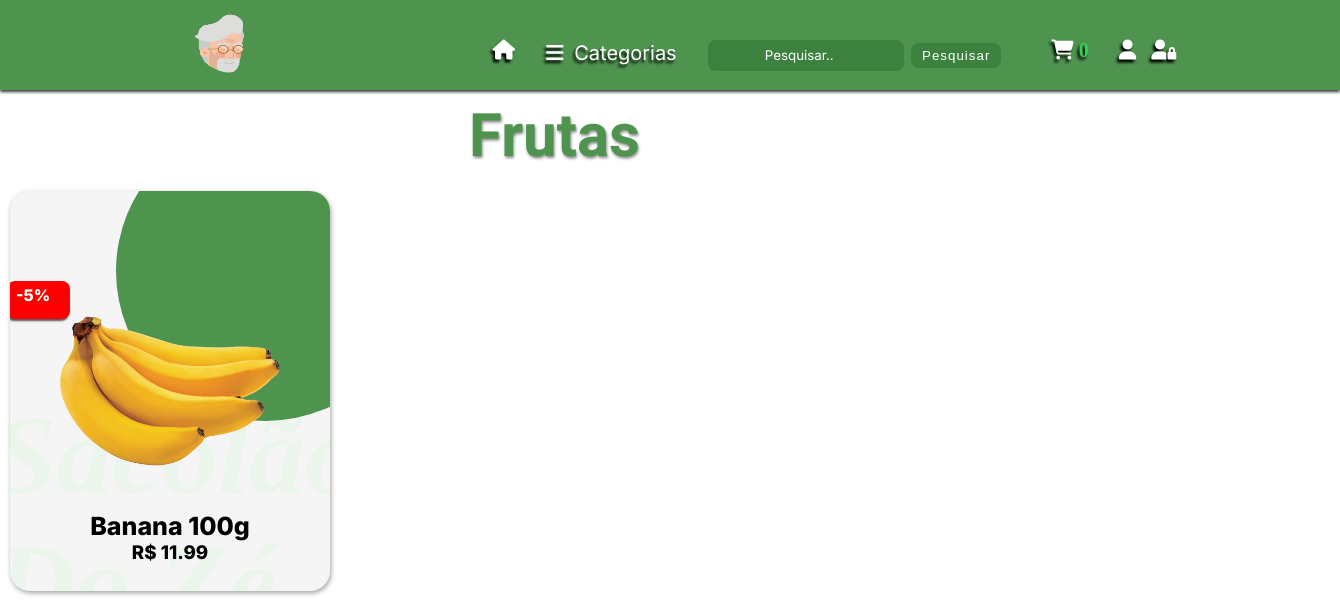
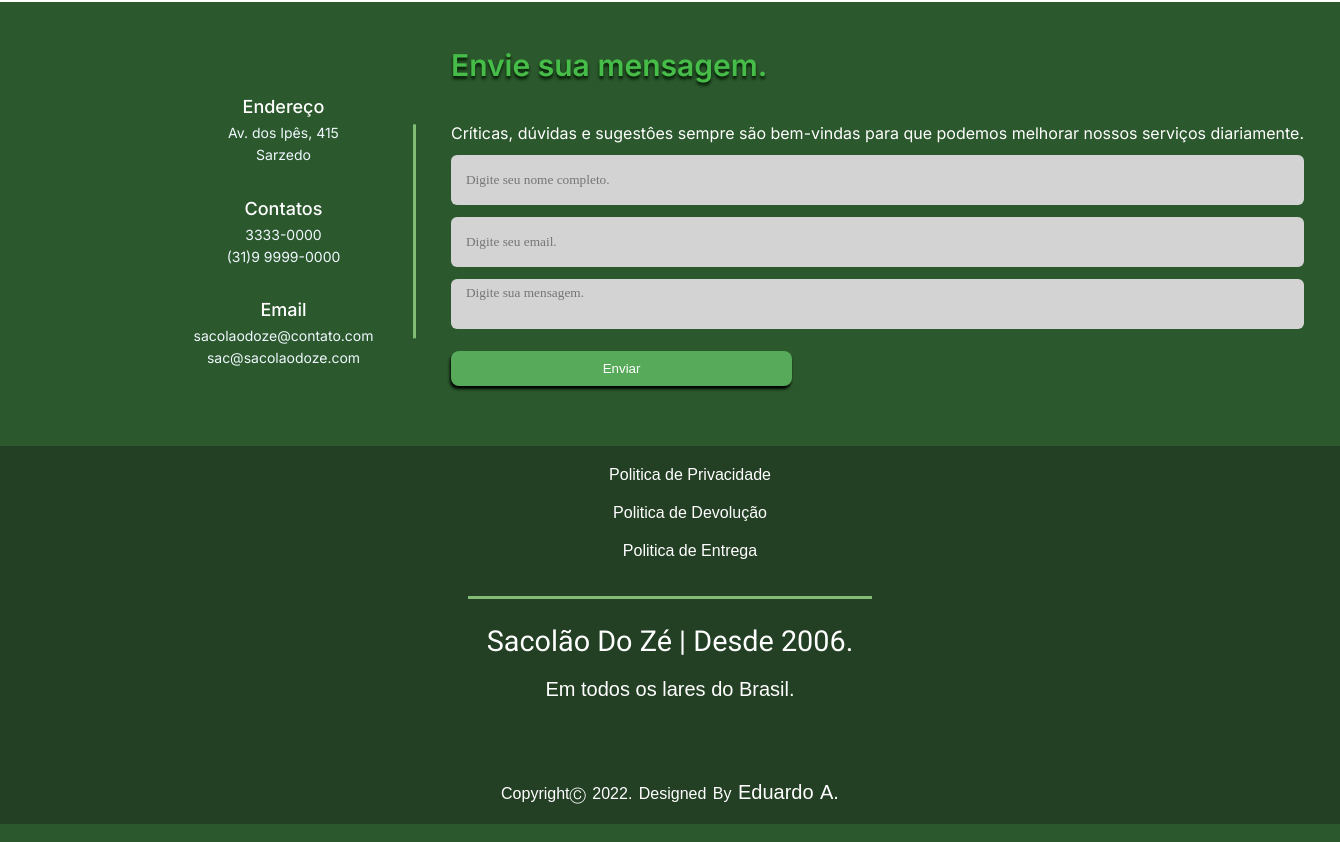
Page /categories/1 on the earlier database version (2 pictures, top to bottom).
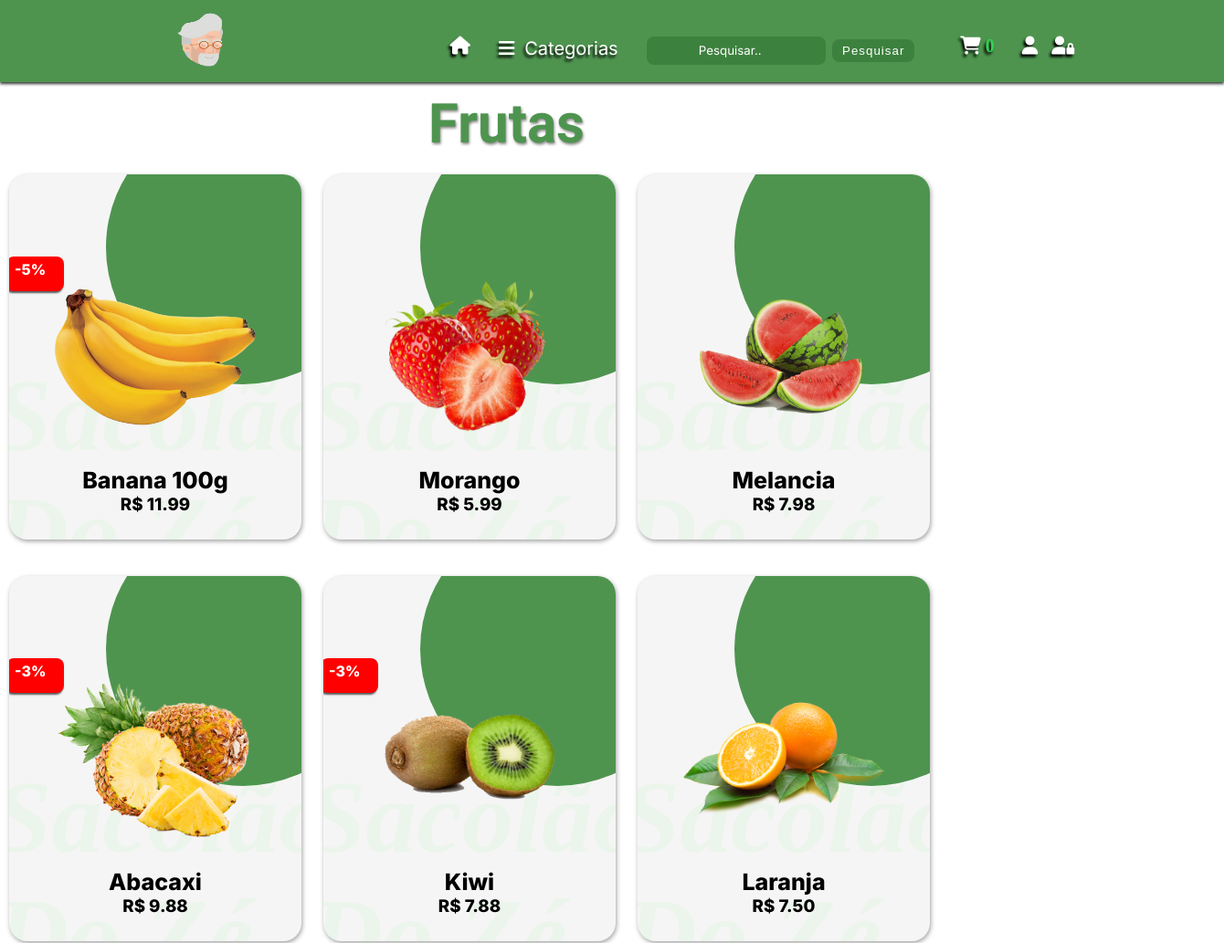
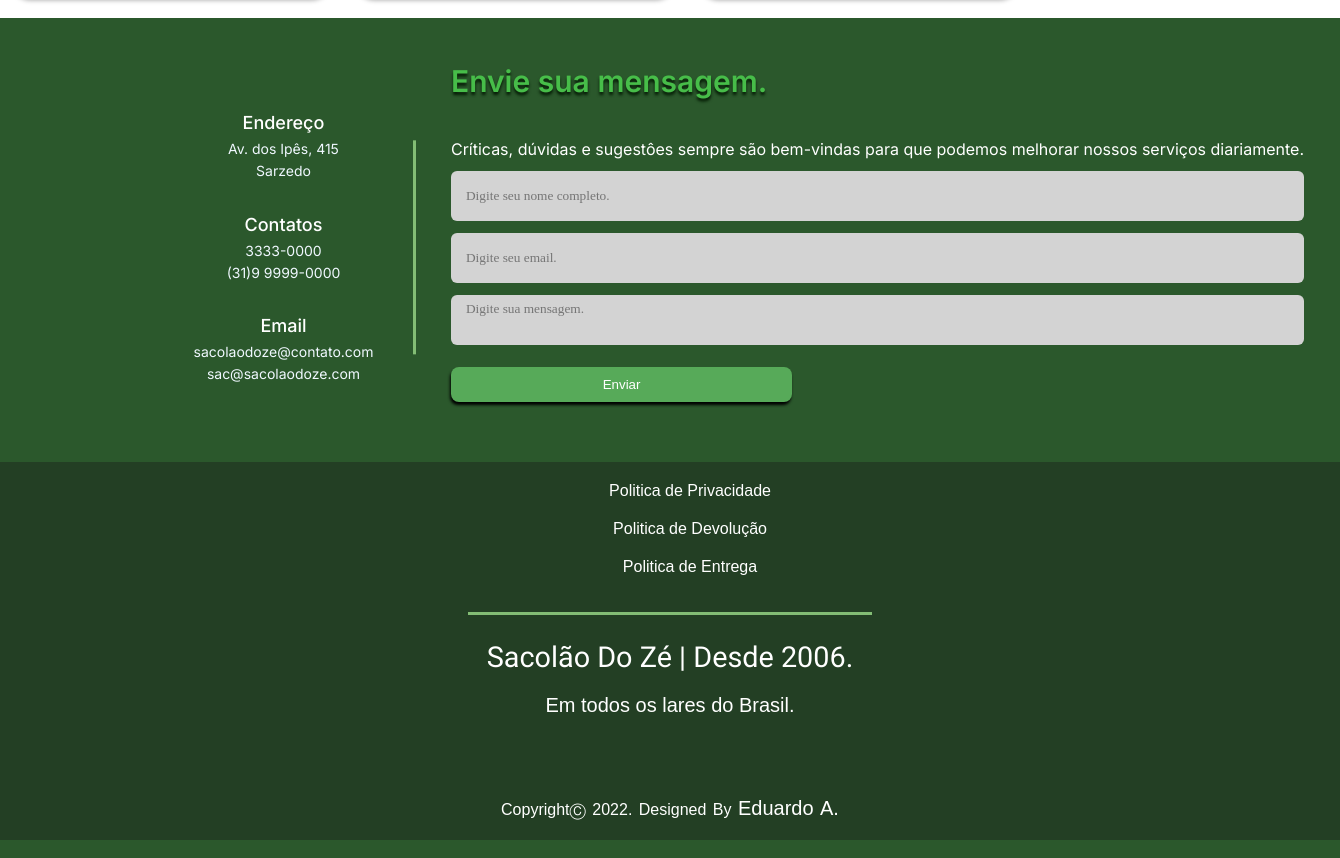
Same page on the later database version (2 pictures, top to bottom).
### shop/produtos/models.py (models this page shows, shortened)
class Category(db.Model):
    id= db.Column(db.Integer, primary_key=True)
    name= db.Column(db.String(30), nullable=False, unique=True)

class AddProduct(db.Model):
    __searchable__= ['name','desc']
    id= db.Column(db.Integer, primary_key=True)
    name= db.Column(db.String(80), nullable=False)
    price= db.Column(db.Numeric(10,2), nullable=False)
    discount= db.Column(db.Integer, default=0)
    stock= db.Column(db.Integer, nullable=False)
    desc= db.Column(db.Text, nullable=False)
    pub_date= db.Column(db.DateTime, nullable=False, default=datetime.utcnow)
    category_id= db.Column(db.Integer, db.ForeignKey('category.id'), nullable=False)
    category= db.relationship('Category', backref=db.backref('categories', lazy=True))
    image_1= db.Column(db.String(150),nullable=False, default='image.jpg')
    image_2= db.Column(db.String(150),nullable=False, default='image.jpg')
    image_3= db.Column(db.String(150),nullable=False, default='image.jpg')

### shop/produtos/routes.py (the view)
@app.route('/categories/<int:id>')
def get_category(id):
    page= request.args.get('page', 1, type=int)
    get_cat= Category.query.filter_by(id=id).first_or_404()
    get_cat_prod= AddProduct.query.filter_by(category=get_cat).paginate(page=page, per_page= 6)
    return render_template('produtos/categorias.html', get_cat_prod=get_cat_prod, categories=categories(),  get_cat=get_cat)

### shop/produtos/routes.py (called while the page is built)
def categories():
    categories= Category.query.join(AddProduct, (Category.id==AddProduct.category_id)).all()
    return categories

### shop/templates/produtos/categorias.html (shortened to what this page needs)
{% block content %}
<link rel="stylesheet" href="{{url_for('static', filename='css/categoria.css')}}">
<nav class="navbar">
    <div class="logo">
        <a href="/" >
            <img src="{{url_for('static', filename='img/logo2.png')}}">
        </a>
    </div>
    <ul class="nav-list">
        <li><a href="/" title="Ínicio">
            <i class="fa-solid fa-house" style="margin-right: 15px;"></i>
        </a></li>
        <div class="conteiner">
            <button class="click">
                <i class="fa-solid fa-bars" style="margin-top: 2px; margin-right: 5px;"></i>
                Categorias
            </button>
        </div>
        <form class="d-flex" role="search" action="{{url_for('result')}}">
            <input type="search"  placeholder="Pesquisar.." aria-label="Search" name="q">
                <button class="btn-search" type="submit">Pesquisar</button>
        </form>
        <li>
            <a href="/carts" title="Carrinho">
                <i class="fa-solid fa-cart-shopping">
                <span style="color: rgb(49, 211, 84); font-family: 'Verdana'; font: bold;">{{session['Shoppingcart']|length}}</span>
                </i>
            </a>
        </li>
        <li>
        {% if current_user.is_authenticated %}
            <a href="{{url_for('customerLogout')}}" title="Logout">
                <i class="fa-solid fa-user-xmark"></i>
                <span style="color: rgb(49, 211, 84); font-family: 'Verdana'; text-transform: uppercase;">{{current_user.name}}</span>
            </a>
        </li>
        {% else %}
        <li>
            <a href="{{url_for('customerLogin')}}" title="Login/Register">
            <i class="fa-solid fa-user"></i>
            </a>
        </li>
        {% endif %}
        <li>
            <a href="/admin/login" title="Área retrista">
            <i class="fa-solid fa-user-lock"></i>
            </a>
        </li>
    </ul>
</nav>
<div class="title-page">
    <h1>{{get_cat.name}}</h1>
</div>
{% for get_cat in get_cat_prod.items %}
<div class="container">
    <div class="card">
        <div class="imgBx">
        <a href="{{url_for('single_page', id=get_cat.id)}}" title="Clique para ver mais detalhes.">
            <img src="{{ url_for('static', filename='images/' + get_cat.image_1) }}">
        </a>
        {% if get_cat.discount > 0 %}
        <p>-{{get_cat.discount}}%</p>
        {% endif %}
        </div>
        <div class="contentBx">
        <h2>{{get_cat.name}}</h2>
        <h3>R$ {{get_cat.price}}</h3>
            <form action="{{url_for('AddCart')}}" method="post">
            </form>
        </div>
    </div>
</div>
{% endfor %}
{% include 'footer.html'%}
{% endblock content %}

### shop/templates/footer.html (shortened to what this page needs)
{% block content %}
<link rel="stylesheet" href="{{url_for('static', filename='css/footer.css')}}">
<footer>
    <div class="contato" id="contato">
        <div class="contet">
            <div class="left-side">
                <div class="adress details">
                    <div class="topic">Endereço</div>
                    <div class="text-one">Av. dos Ipês, 415</div>
                    <div class="text-two">Sarzedo</div>
                </div>
                <div class="adress details">
                    <div class="topic">Contatos</div>
                    <div class="text-one">3333-0000</div>
                    <div class="text-two">(31)9 9999-0000</div>
                </div>
                <div class="adress details">
                    <div class="topic">Email</div>
                    <div class="text-one">sacolaodoze@contato.com</div>
                    <div class="text-two">sac@sacolaodoze.com</div>
                </div>
            </div>
            <div class="right-side">
                <div class="topic-box" style="text-shadow: 0px 3px 3px #041b04;">Envie sua mensagem.</div>
                <br>
                <br>
                <p>
                    Críticas, dúvidas e sugestôes sempre são bem-vindas para que podemos
                    melhorar nossos serviços diariamente.
                </p>
                <form action="#">
                    <div class="input-box">
                        <input type="text" placeholder="Digite seu nome completo." style="font-family: 'Verdana';">
                    </div>
                    <div class="input-box">
                        <input type="email" placeholder="Digite seu email." style="font-family: 'Verdana';">
                    </div>
                    <div class="input-box mesage-box" >
                        <textarea placeholder="Digite sua mensagem." style="font-family: 'Verdana';"></textarea>
                    </div>
                    <button class="btn-add" href='#' value="Enviar" >Enviar</button>
                </form>
            </div>
        </div>
    </div>
    <div class="footer-content" >
        <ul class="polices" >
            <li><a href="#" >Politica de Privacidade</a></li>
            <li><a href="#">Politica de Devolução</a></li>
            <li><a href="#">Politica de Entrega</a></li>
        </ul>
        <br>
        <br>
        <hr size="3" width="30%" color='#83BD75'>
        <br>
        <h3>Sacolão do Zé | Desde 2006.</h3>
        <p> Em todos os lares do Brasil.</p>
    </div>
    <div class="footer-bottom">
        <p>copyrightⒸ 2022. designed by <a href="https://github.com/eduardoaoc">Eduardo A.</a></p>
    </div>
</footer>
{% endblock content %}

### shop/static/css/categoria.css (style rules this page uses)
* { margin: 0; scroll-behavior: smooth; }
.container { justify-content: center; position: relative; display: inline-flex; flex-wrap: wrap; margin-bottom: 20px; }
.container .card { box-shadow: 1px 2px 5px rgb(162, 162, 162); margin-left: 10px; margin-right: 10px; margin-top: 20px; position: relative; width: 320px; height: 400px; background: whitesmoke; border-radius: 20px; overflow: hidden; }
.container .card:before { content: ''; position: absolute; top: 0; left: 0; width: 100%; height: 100%; background: #4E944F; clip-path: circle(150px at 80% 20%); transition: 0.5s ease-in-out; }
.container .card:after { content: 'Sacolão Do Zé'; position: absolute; top: 50%; left: -5%; font-size: 7em; font-weight: 600; font-style: italic; color: rgba(0, 255, 0, 0.041) }
.container .card p { margin-left: -3px; font-family: 'Inter'; position: static; width: 45px; height: 30px; font-weight: 800; color: #ffffff; background: red; padding: 4px 9px; border-radius: 8px; z-index: 1250; box-shadow: -1px 2px 2px rgb(87, 87, 87); }
.container .card .imgBx { position: absolute; top: 50%; transform: translateY(-50%); z-index: 999; width: 100%; height: 220px; transition: 0.6s; }
.container .card .imgBx img { position: absolute; top: 50%; left: 50%; transform: translate(-50%, -50%); width: 220px; }
.container .card .contentBx { position: absolute; bottom: 0; width: 100%; height: 100px; text-align: center; transition: 0.7s; z-index: 10; }
.container .card .contentBx h2, h3 { font-family: 'Inter'; font-weight: 800; color: black; }
.container .card .contentBx h2 { margin-top: 20px; font-size: 25px; }
.title-page h1 { margin-left: 35%; margin-top: 10px; font-size: 60px; text-shadow: 1px 2px 3px rgb(141, 139, 139); color:#4E944F; font-family: 'Lobster'; }
.btn-add { margin-top: 60px; width: 40%; padding: 10px 0px; border: none; border-radius: 8px; outline: none; font-weight: 500; color: #ffffff; background: rgb(87, 170, 89); cursor: pointer; box-shadow: -1px 3px 3px #000000; }
.navbar a { font-size: 20px; color: rgb(255, 255, 255); text-decoration: none; transition: 0.3s; }
ul { list-style: none; }
.navbar { text-shadow: -2px 3px 3px rgb(0, 0, 0); font-family: 'Inter', sans-serif; background: #4E944F; position: static; height: 90px; display: flex; align-items: center; width: 100%; justify-content: space-evenly; color: #ffff; z-index: 1100; box-shadow: 0px 2px 3px #353535; }
.nav-list { color: #ffffff; list-style: none; display: flex; margin-top: 15px; }
.nav-list li { color: #ffff; margin-left: 15px; }
.navbar .logo img { width: 110px; height: 90px; }
.conteiner { position: relative; }
.click { outline: none; border: none; background-color: #4E944F; text-shadow: -2px 3px 3px rgb(0, 0, 0); font-family: 'Inter', sans-serif; font-size: 20px; color: rgb(255, 255, 255); text-decoration: none; transition: 0.3s; margin-left: 10px; margin-right: 25px; }
input[type=search] { font-family: 'Inter', sans-serif; right: 50%; background: #3d813e; border:none; text-align: center; border-radius: 8px; color: rgb(255, 255, 255); cursor: pointer; outline: none; min-height: 120%; }
input[type=search]::placeholder { font-family: 'Inter', sans-serif; color: #ffffff; opacity: 10; }
.btn-search { margin-left: 3px; margin-right: 35px; width: 90px; height: 25px; border: none; border-radius: 8px; outline: none; letter-spacing: 1px; color: #ffffff; background: #3d813e; }

Differences in the rows shown:
added AddProduct: image_1 (picture), name "Morango", price "5.99"
added AddProduct: image_1 (picture), name "Melancia", price "7.98"
added AddProduct: image_1 (picture), discount "3", name "Abacaxi", price "9.88"
added AddProduct: image_1 (picture), discount "3", name "Kiwi", price "7.88"
added AddProduct: image_1 (picture), name "Laranja", price "7.50"
